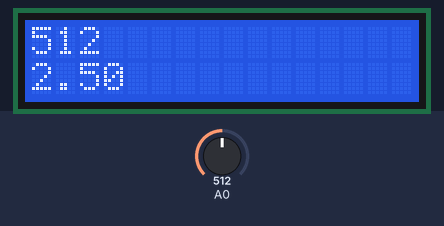
This sketch was run on a simulated Arduino Uno, built with avr-gcc and run on an emulated ATmega328P. On the bench: 16×2 character LCD. Inputs (shaded band) come from the test bench; at power-on: A0 = 512.

Above: at 1.2 s.
1.3 s: A0 set to 716
At 2.2 s:
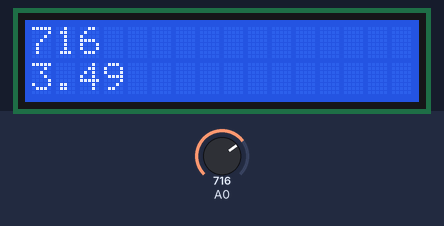
3.0 s: A0 set to 900
At 3.4 s:
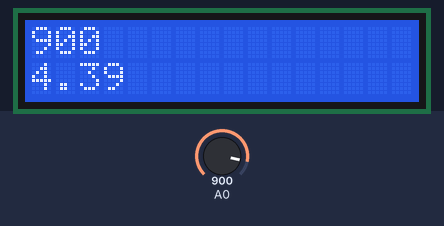
4.5 s: A0 set to 1023
At 5.7 s:
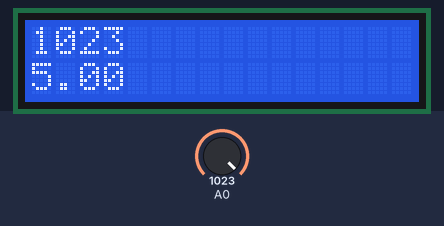
Timing chart, 0 to 7.5 s (numbered marks = the images above; inputs shaded):
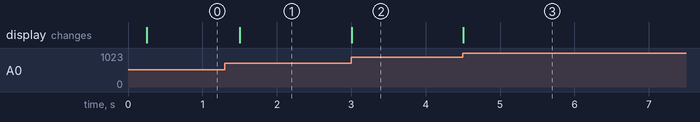

The sketch:

LCD_ANALOG_READ.ino
```cpp
#include<TimerOne.h>
#include<LiquidCrystal.h>
LiquidCrystal lcd(12, 11, 5, 4, 3, 2);
float fVolt;
int an0;
void setup() {
  // put your setup code here, to run once:
  Timer1.initialize(250000);
  Timer1.attachInterrupt(Update);
  lcd.begin(16, 2);
}

void Update(void) {
  lcd.clear();
  lcd.setCursor(0, 0);
  an0 = analogRead(0);
  lcd.print(an0);
  lcd.setCursor(0, 1);
  fVolt = map(an0, 0, 1023, 0, 500)/100.0f;
  lcd.print(fVolt);
}

void loop() {
  // put your main code here, to run repeatedly:
}
```

Measured:
- after the input at 1.3 s, the display: changes after 0.20 s (image 1)
- after the input at 3.0 s, the display: changes at once (image 2)
- after the input at 4.5 s, the display: changes at once (image 3)
